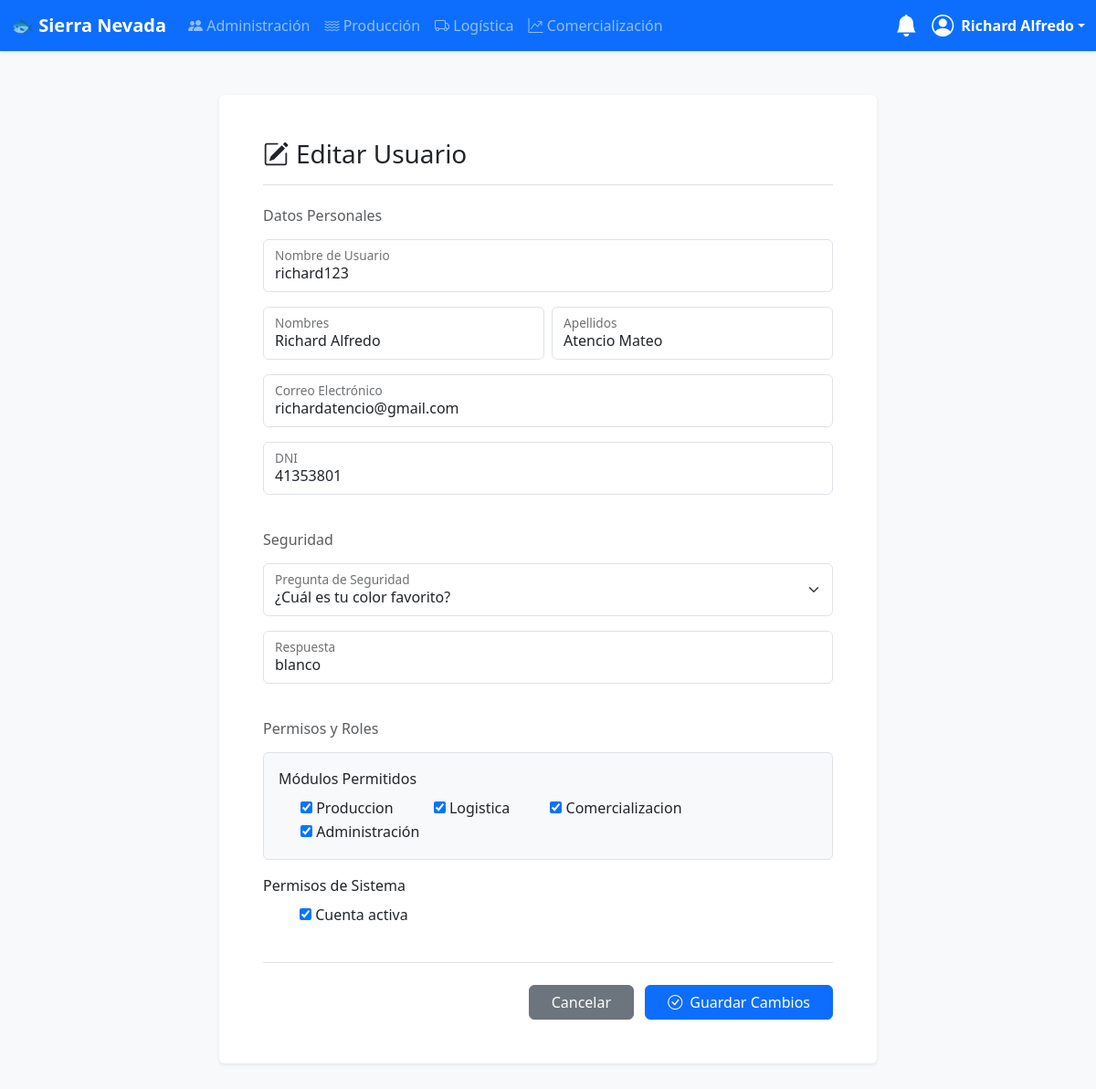
Screenshot of /administracion/1/editar/ (signed in) with the database file from the repository.
### usuarios/models.py (models this page shows, shortened)
class CustomUser(AbstractUser):
    dni = models.CharField(max_length=8, unique=True, null=True, blank=True)
    pregunta_seguridad = models.ForeignKey(PreguntaSeguridad, on_delete=models.SET_NULL, null=True, blank=True)
    respuesta_seguridad = models.CharField(max_length=255, null=True, blank=True)
    groups = models.ManyToManyField('auth.Group', related_name='customuser_set', blank=True, verbose_name='grupos')
    user_permissions = models.ManyToManyField('auth.Permission', related_name='customuser_set', blank=True)

### usuarios/views.py (the view, shortened to what this page needs)
# urls.py: path('<int:pk>/editar/', UserUpdateView.as_view(), name='user-update'),
class UserUpdateView(AdminRequiredMixin, UpdateView):
    model = CustomUser
    form_class = CustomUserChangeForm
    template_name = 'usuarios/user_form.html'
    success_url = reverse_lazy('user-list')

### usuarios/forms.py
class CustomUserChangeForm(forms.ModelForm):
    groups = forms.ModelMultipleChoiceField(
        queryset=Group.objects.all(),
        widget=forms.CheckboxSelectMultiple,
        required=False,
        label="Permisos de Módulos"
    )
    class Meta:
        model = CustomUser
        fields = ('username', 'first_name', 'last_name', 'email', 'dni', 'is_active', 'pregunta_seguridad', 'respuesta_seguridad', 'groups')
        widgets = {
            'username': forms.TextInput(attrs={'class': 'form-control', 'placeholder': ' '}),
            'first_name': forms.TextInput(attrs={'class': 'form-control', 'placeholder': ' '}),
            'last_name': forms.TextInput(attrs={'class': 'form-control', 'placeholder': ' '}),
            'email': forms.EmailInput(attrs={'class': 'form-control', 'placeholder': ' '}),
            'dni': forms.TextInput(attrs={'class': 'form-control', 'placeholder': ' '}),
            'pregunta_seguridad': forms.Select(attrs={'class': 'form-select'}),
            'respuesta_seguridad': forms.TextInput(attrs={'class': 'form-control', 'placeholder': ' '}),
        }

### usuarios/models.py (called while the page is built)
    def __str__(self): return self.texto

### usuarios/templatetags/auth_extras.py (called while the page is built)
@register.filter(name='has_group')
def has_group(user, group_name):
    return user.groups.filter(name=group_name).exists()

### usuarios/views.py (called while the page is built)
    def test_func(self):
        return self.request.user.is_staff

### templates/usuarios/user_form.html (shortened to what this page needs)
{% extends "base.html" %}
{% block content %}
<div class="container my-4 my-md-5">
    <div class="row justify-content-center">
        <div class="col-lg-8">
            <div class="card border-0 shadow-sm">
                <div class="card-body p-4 p-md-5">
                    <h1 class="card-title h3 mb-4 border-bottom pb-3">
                        {% if object %}
                            <i class="bi bi-pencil-square me-2"></i>Editar Usuario
                        {% else %}
                            <i class="bi bi-person-plus-fill me-2"></i>Crear Nuevo Usuario
                        {% endif %}
                    </h1>
                    <form method="post" novalidate>
                        <fieldset class="mb-4">
                            <legend class="h6 text-muted mb-3">Datos Personales</legend>
                            <div class="form-floating mb-3">
                                {{ form.username }}
                                <label for="id_username">Nombre de Usuario</label>
                            </div>
                            <div class="row g-2">
                                <div class="col-md-6">
                                    <div class="form-floating mb-3">
                                        {{ form.first_name }}
                                        <label for="id_first_name">Nombres</label>
                                    </div>
                                </div>
                                <div class="col-md-6">
                                    <div class="form-floating mb-3">
                                        {{ form.last_name }}
                                        <label for="id_last_name">Apellidos</label>
                                    </div>
                                </div>
                            </div>
                            <div class="form-floating mb-3">
                                {{ form.email }}
                                <label for="id_email">Correo Electrónico</label>
                            </div>
                            <div class="form-floating mb-3">
                                {{ form.dni }}
                                <label for="id_dni">DNI</label>
                            </div>
                        </fieldset>
                        <fieldset class="mb-4">
                            <legend class="h6 text-muted mb-3">Seguridad</legend>
                            <div class="form-floating mb-3">
                                {{ form.pregunta_seguridad }}
                                <label for="id_pregunta_seguridad">Pregunta de Seguridad</label>
                            </div>
                            <div class="form-floating mb-3">
                                {{ form.respuesta_seguridad }}
                                <label for="id_respuesta_seguridad">Respuesta</label>
                            </div>
                        </fieldset>
                        <fieldset>
                            <legend class="h6 text-muted mb-3">Permisos y Roles</legend>
                            <div class="mb-3 border rounded p-3 bg-light">
                                <label class="form-label d-block mb-2">Módulos Permitidos</label>
                                {% for group_choice in form.groups %}
                                    <div class="form-check form-check-inline">
                                        {{ group_choice.tag }}
                                        <label for="{{ group_choice.id_for_label }}" class="form-check-label">{{ group_choice.choice_label }}</label>
                                    </div>
                                {% endfor %}
                            </div>
                            <div class="mb-3">
                                <label class="form-label d-block">Permisos de Sistema</label>
                                <div class="form-check form-switch">
                                    {{ form.is_active }}
                                    <label class="form-check-label" for="{{ form.is_active.id_for_label }}">Cuenta activa</label>
                                </div>
                            </div>
                        </fieldset>
                        <div class="mt-4 border-top pt-4 text-end">
                            <a href="{% url 'user-list' %}" class="btn btn-secondary px-4 me-2">Cancelar</a>
                            <button type="submit" class="btn btn-primary px-4">
                                {% if object %}
                                    <i class="bi bi-check-circle me-2"></i>Guardar Cambios
                                {% else %}
                                    <i class="bi bi-plus-circle me-2"></i>Crear Usuario
                                {% endif %}
                            </button>
                        </div>
                    </form>
                </div>
            </div>
        </div>
    </div>
</div>
{% endblock %}

### templates/base.html (shortened to what this page needs)
<!doctype html>
<html lang="es">
{% load auth_extras %}
{% load static %} <head>
    <link href="https://cdn.jsdelivr.net/npm/bootstrap@5.3.3/dist/css/bootstrap.min.css" rel="stylesheet">
    <link rel="stylesheet" href="https://cdn.jsdelivr.net/npm/bootstrap-icons@1.11.3/font/bootstrap-icons.min.css">
</head>
<body>
    <nav class="navbar navbar-expand-lg navbar-dark bg-primary shadow-sm sticky-top">
        <div class="container-fluid">
            <a class="navbar-brand fw-bold" href="{% url 'welcome' %}">🐟 Sierra Nevada</a>
            <div class="collapse navbar-collapse" id="mainNavbar">
                {% if user.is_authenticated %}
                <ul class="navbar-nav me-auto mb-2 mb-lg-0">
                    {% if user.is_staff %}
                    <li class="nav-item"><a class="nav-link" href="{% url 'user-list' %}"><i class="bi bi-people-fill"></i> Administración</a></li>
                    {% endif %}
                    {% if user|has_group:"Produccion" %}
                    <li class="nav-item"><a class="nav-link" href="{% url 'dashboard-produccion' %}"><i class="bi bi-water"></i> Producción</a></li>
                    {% endif %}
                    {% if user|has_group:"Logistica" %}
                    <li class="nav-item"><a class="nav-link" href="{% url 'dashboard-logistica' %}"><i class="bi bi-truck"></i> Logística</a></li>
                    {% endif %}
                    {% if user|has_group:"Comercializacion" %}
                    <li class="nav-item"><a class="nav-link" href="{% url 'dashboard-comercializacion' %}"><i class="bi bi-graph-up-arrow"></i> Comercialización</a></li>
                    {% endif %}
                </ul>
                <div class="dropdown me-3">
                    <a href="#" class="d-flex align-items-center text-white text-decoration-none position-relative" id="notificationsDropdown" data-bs-toggle="dropdown" aria-expanded="false">
                        <i class="bi bi-bell-fill fs-4"></i>
                    </a>
                </div>
                <div class="dropdown">
                    <a href="#" class="d-flex align-items-center text-white text-decoration-none dropdown-toggle" data-bs-toggle="dropdown">
                        <i class="bi bi-person-circle fs-4 me-2"></i>
                        <strong>{{ user.first_name|default:user.username }}</strong>
                    </a>
                </div>
                {% endif %}
            </div>
        </div>
    </nav>
    <main class="container my-4">
        {% block content %}{% endblock %}
    </main>
</body>
</html>

### templates/base.html (style rules this page uses)
body { background-color: #f8f9fa; }
.card { box-shadow: 0 2px 4px rgba(0,0,0,0.05); }

### rows the page displays
CustomUser: first_name "Richard Alfredo", username "richard123", last_name "Atencio Mateo", email "richardatencio@gmail.com", dni "41353801", pregunta_seguridad "¿Cuál es tu color favorito?", respuesta_seguridad "blanco", is_active "☑"

### other values shown
{{ group_choice.choice_label }} "Produccion" "Logistica" "Comercializacion" "Administración"
